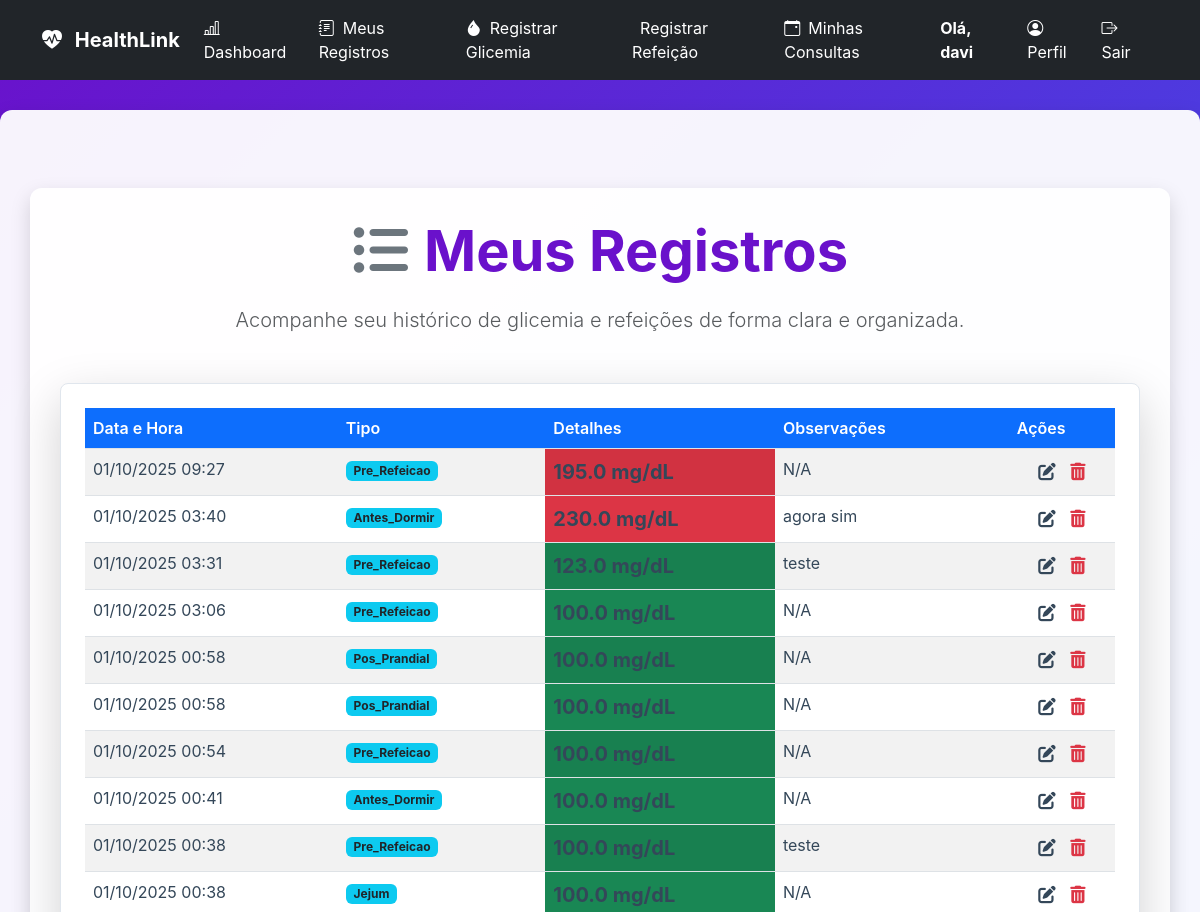
The page /registros (signed in, upper part) on the database as committed earlier.
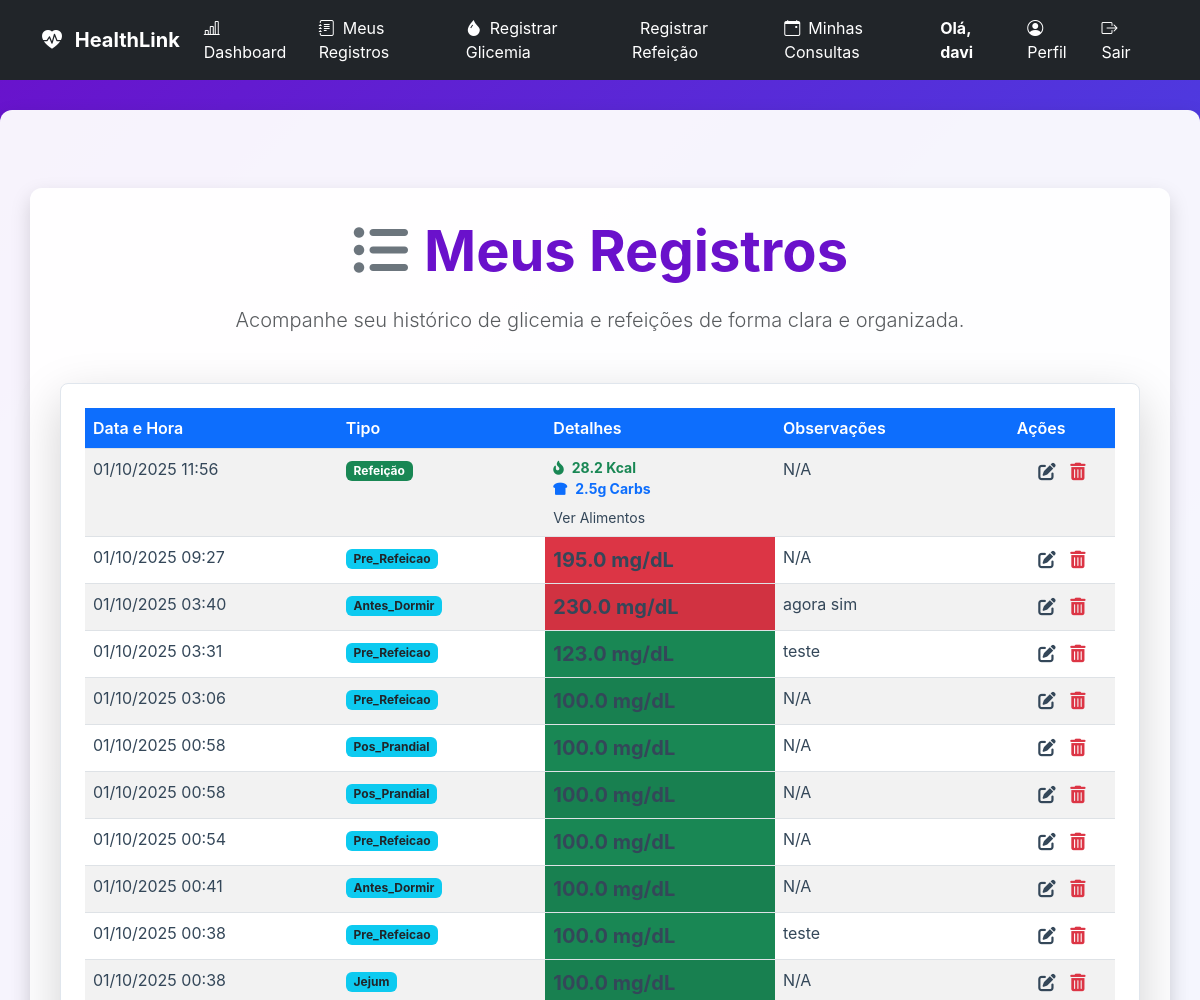
The same page on the database as committed later.
### tables this page shows
CREATE TABLE users (
                    id INTEGER PRIMARY KEY,
                    username TEXT UNIQUE NOT NULL,
                    password_hash TEXT NOT NULL,
                    role TEXT NOT NULL DEFAULT 'paciente',
                    email TEXT,
                    nome TEXT,
                    razao_ic REAL,
                    fator_sensibilidade REAL,
                    data_nascimento TEXT,
                    sexo TEXT
                , nome_completo TEXT, telefone TEXT, medico_id INTEGER, meta_glicemia INTEGER, documento TEXT, crm TEXT, especialidade TEXT, cns TEXT);

CREATE TABLE registros (
                    id INTEGER PRIMARY KEY,
                    user_id INTEGER NOT NULL,
                    data_hora TEXT NOT NULL,
                    tipo TEXT NOT NULL,
                    valor REAL,
                    observacoes TEXT,
                    alimentos_json TEXT,
                    total_calorias REAL,
                    total_carbs REAL,
                    FOREIGN KEY (user_id) REFERENCES users (id)
                );

### app.py (the view)
@app.route('/registros')
@login_required
def registros():
    registros_brutos = db_manager.carregar_registros(current_user.id)
    registros_prontos = formatar_registros_para_exibicao(registros_brutos)
    return render_template(
        'registros.html',
        registros=registros_prontos,
        get_status_class=get_status_class
    )

### app.py (called while the page is built)
@login_manager.user_loader
def load_user(user_id):
    if db_manager:
        user_data = db_manager.carregar_usuario_por_id(int(user_id))
        if user_data:
            return User(
                id=user_data.get('id'),
                username=user_data.get('username'),
                password_hash=user_data.get('password_hash'),
                role=user_data.get('role', 'user').lower(),
                email=user_data.get('email'),
                razao_ic=user_data.get('razao_ic', 1.0),
                fator_sensibilidade=user_data.get('fator_sensibilidade', 1.0),
                data_nascimento=user_data.get('data_nascimento'),
                sexo=user_data.get('sexo')
            )
    return None

def get_status_class(valor_glicemia):
    try:
        valor = float(valor_glicemia)
    except (ValueError, TypeError):
        return 'bg-secondary'
    if valor < 70:
        return 'bg-danger'
    elif 70 <= valor <= 130:
        return 'bg-success'
    elif 130 < valor <= 180:
        return 'bg-warning'
    else:
        return 'bg-danger'

@app.context_processor
def inject_now():
    return {'now': datetime.now}

    @property
    def is_paciente(self):
        return self.role == 'paciente' or self.role == 'user' # Mantendo 'user' por compatibilidade

### database_manager.py (called while the page is built)
    def get_db_connection(self):
        conn = sqlite3.connect(self.db_path)
        conn.execute("PRAGMA foreign_keys = ON;")
        conn.row_factory = sqlite3.Row
        return conn

    def carregar_usuario_por_id(self, user_id):
        conn = self.get_db_connection()
        user_data = conn.execute(
            "SELECT id, username, role, email, nome_completo, razao_ic, fator_sensibilidade, data_nascimento, sexo, telefone, medico_id FROM users WHERE id = ?",
            (user_id,)
        ).fetchone()
        conn.close()
        return dict(user_data) if user_data else None

### templates/registros.html (shortened to what this page needs)
{% extends 'base.html' %}
{% block content %}
<div class="container my-5">
    <div class="text-center mb-5">
        <h1 class="display-4 fw-bold">
            <i class="fas fa-list-ul me-3 text-secondary"></i>Meus Registros
        </h1>
        <p class="lead text-muted">Acompanhe seu histórico de glicemia e refeições de forma clara e organizada.</p>
    </div>
    <div class="card p-4 shadow-lg rounded-3">
        <div class="table-responsive">
            <table class="table table-striped table-hover records-table">
                <thead>
                    <tr>
                        <th scope="col" class="text-white bg-primary rounded-top-start">Data e Hora</th>
                        <th scope="col" class="text-white bg-primary">Tipo</th>
                        <th scope="col" class="text-white bg-primary">Detalhes</th>
                        <th scope="col" class="text-white bg-primary">Observações</th>
                        <th scope="col" class="text-white bg-primary rounded-top-end">Ações</th>
                    </tr>
                </thead>
                <tbody>
                    {% if registros %}
                    {% for registro in registros %}
                    <tr>
                        <td>
                            {{ registro.data_hora.strftime('%d/%m/%Y %H:%M') if registro.data_hora else 'N/A' }}
                        </td>
                        <td>
                            {% if registro.is_glicemia %}
                            <span class="badge bg-info text-dark">{{ registro.tipo_exibicao }}</span>
                            {% elif registro.is_refeicao %}
                            <span class="badge bg-success">{{ registro.tipo_exibicao }}</span>
                            {% else %}
                            {{ registro.tipo }}
                            {% endif %}
                        </td>
                        {% if registro.is_glicemia %}
                        {% set glicemia_valor = registro.valor | default(0.0) | float %}
                        <td class="glicemia-status {{ get_status_class(glicemia_valor) }}">
                            <span class="fw-bold fs-5">
                                {{ "{:.1f}".format(glicemia_valor) }} mg/dL
                            </span>
                        </td>
                        {% elif registro.is_refeicao %}
                        <td>
                            <div class="d-flex flex-column">
                                <small class="text-muted">
                                    <i class="fas fa-fire-alt me-1 text-success"></i>
                                    <span class="fw-bold text-success">{{ "{:.1f}".format(registro.total_calorias |
                                        default(0.0) | float) }} Kcal</span>
                                    <br>
                                    <i class="fas fa-bread-slice me-1 text-primary"></i>
                                    <span class="fw-bold text-primary">{{ "{:.1f}".format(registro.total_carbs |
                                        default(0.0) | float) }}g Carbs</span>
                                </small>
                                {% if registro.alimentos_json %}
                                <a href="#" class="mt-2 text-decoration-none small" data-bs-toggle="modal"
                                    data-bs-target="#alimentosModal{{ registro.id | string }}">Ver Alimentos</a>
                                {% endif %}
                            </div>
                        </td>
                        {% else %}
                        <td>N/A</td>
                        {% endif %}
                        <td>{{ registro.observacoes if registro.observacoes else 'N/A' }}</td>
                        <td class="action-buttons text-center">
                            <a href="{{ url_for('editar_registo', id=registro.id) }}"
                                class="btn btn-sm btn-link text-warning p-0 me-2" data-bs-toggle="tooltip"
                                data-bs-placement="top" title="Editar Registro">
                            </a>
                            <form action="{{ url_for('excluir_registo', id=registro.id) }}" method="post"
                                onsubmit="return confirm('Tem certeza que deseja excluir este registro?');"
                                style="display: inline;">
                                <button type="submit" class="btn btn-sm btn-link text-danger p-0"
                                    data-bs-toggle="tooltip" data-bs-placement="top" title="Excluir Registro">
                                </button>
                            </form>
                        </td>
                    </tr>
                    {% endfor %}
                    {% else %}
                    <tr>
                        <td colspan="5" class="text-center text-muted py-4">Nenhum registro encontrado.</td>
                    </tr>
                    {% endif %}
                </tbody>
            </table>
        </div>
    </div>
</div>
{% endblock %}

### templates/base.html (shortened to what this page needs)
<!DOCTYPE html>
<html lang="pt-br">
<head>
    <link href="https://cdn.jsdelivr.net/npm/bootstrap@5.3.0/dist/css/bootstrap.min.css" rel="stylesheet">
    <link href="https://cdn.jsdelivr.net/npm/bootstrap-icons/font/bootstrap-icons.css" rel="stylesheet">
    <link rel="stylesheet" href="https://cdnjs.cloudflare.com/ajax/libs/font-awesome/6.0.0-beta3/css/all.min.css">
    <link rel="stylesheet" href="{{ url_for('static', filename='css/style.css') }}">
</head>
<body>
    <nav class="navbar navbar-expand-lg navbar-dark bg-dark">
        <div class="container">
            <a class="navbar-brand fw-bold" href="{{ url_for('index') }}">
                <i class="bi bi-heart-pulse-fill me-2"></i> HealthLink
            </a>
            <div class="collapse navbar-collapse" id="navbarNav">
                <ul class="navbar-nav me-auto">
                    {% if current_user.is_authenticated %}
                    <li class="nav-item">
                        <a class="nav-link" href="{{ url_for('dashboard') }}">
                            <i class="bi bi-bar-chart-line me-2"></i>Dashboard
                        </a>
                    </li>
                    {% if current_user.is_paciente %}
                    <li class="nav-item">
                        <a class="nav-link" href="{{ url_for('registros') }}">
                            <i class="bi bi-journal-text me-2"></i>Meus Registros
                        </a>
                    </li>
                    <li class="nav-item">
                        <a class="nav-link" href="{{ url_for('registrar_glicemia') }}">
                            <i class="bi bi-droplet-fill me-2"></i>Registrar Glicemia
                        </a>
                    </li>
                    <li class="nav-item">
                        <a class="nav-link" href="{{ url_for('registrar_refeicao') }}">
                            Registrar Refeição
                        </a>
                    </li>
                    <li class="nav-item">
                        <a class="nav-link" href="{{ url_for('minhas_consultas') }}">
                            <i class="bi bi-calendar-event me-2"></i>Minhas Consultas
                        </a>
                    </li>
                    {% endif %}
                    {% endif %}
                </ul>
                <ul class="navbar-nav">
                    {% if current_user.is_authenticated %}
                    <li class="nav-item me-3 d-flex align-items-center">
                        <span class="navbar-text text-white fw-bold">
                            Olá, {{ current_user.username or current_user.nome_completo }}
                        </span>
                    </li>
                    <li class="nav-item">
                        <a class="nav-link" href="{{ url_for('perfil_paciente', paciente_id=current_user.id) }}">
                            <i class="bi bi-person-circle me-2"></i>Perfil
                        </a>
                    </li>
                    <li class="nav-item">
                        <a class="nav-link text-danger" href="{{ url_for('logout') }}">
                            <i class="bi bi-box-arrow-right me-2"></i>Sair
                        </a>
                    </li>
                    {% endif %}
                </ul>
            </div>
        </div>
    </nav>
    <main id="main-content">
        <div class="container">
            {% block content %}
            {% endblock %}
        </div>
    </main>
</body>
</html>

### static/css/style.css (style rules this page uses)
:root { --primary-color: #007bff; --accent-color: #6a11cb; --text-dark: #344759; --text-light: white; --gradient-bg: linear-gradient(135deg, #6a11cb 0%, #2575fc 100%); --success-color: #28a745; --danger-color: #dc3545; --info-color: #17a2b8; --shadow-sm: 0 2px 4px rgba(0, 0, 0, 0.1); --shadow-lg: 0 8px 20px rgba(0, 0, 0, 0.15); }
body, html { margin: 0; padding: 0; height: 100%; font-family: -apple-system, BlinkMacSystemFont, "Segoe UI", Roboto, "Helvetica Neue", Arial, sans-serif; color: var(--text-dark); }
#app-wrapper, body { background: var(--gradient-bg); min-height: 100vh; }
#main-content .container { background-color: rgba(255, 255, 255, 0.95); padding: 30px; border-radius: 12px; box-shadow: var(--shadow-lg); max-width: 1200px; width: 100%; margin-top: 30px; }
.navbar-nav .nav-link, .navbar-brand { color: var(--text-light) !important; }
h1, h2, h3 { color: var(--accent-color); margin-top: 0; margin-bottom: 20px; }
.card { background-color: white; border: 1px solid #e0e6ed; border-radius: 8px; box-shadow: var(--shadow-sm); padding: 20px; margin-bottom: 20px; }
.table th { background-color: var(--accent-color); color: white; font-weight: bold; }
.table td { color: var(--text-dark); }
.card a, .card h6, .card p { color: var(--text-dark) !important; background: transparent !important; }
.table thead { background-color: #5d2590; }
.table th { color: white; font-weight: 600; }

Rows that differ between the two databases and show on the page:
added registros: data_hora "01/10/2025 11:56", tipo_exibicao "Refeição", total_calorias "28.2", total_carbs "2.5", observacoes "N/A"
